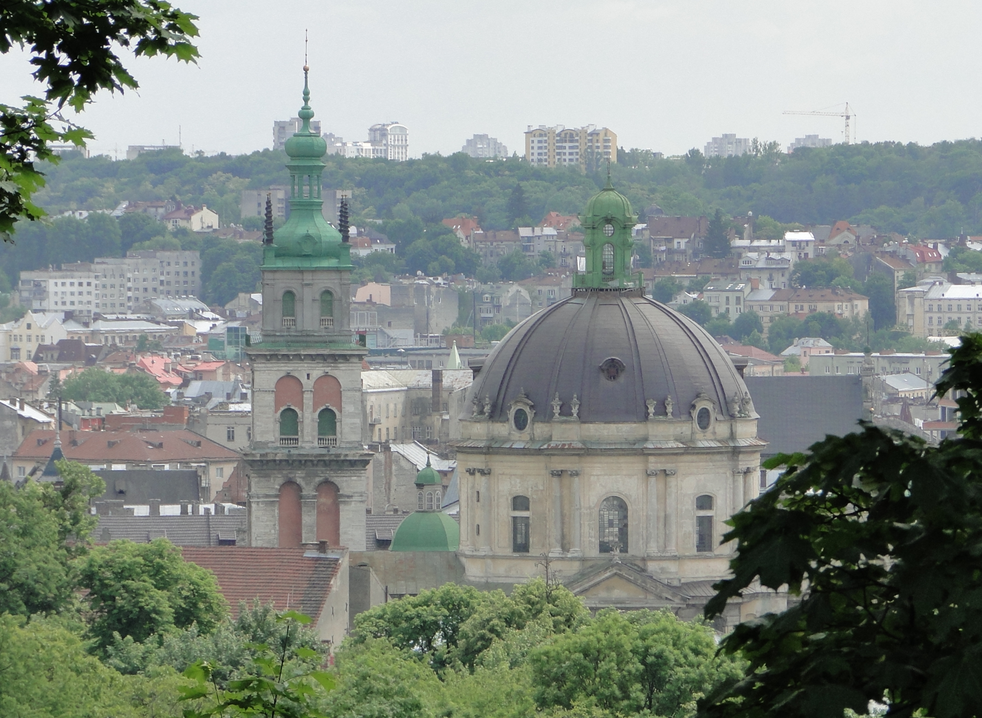
%> input picture hazy images/lviv_input.png, 982 x 718 px, shrunk from 1428 x 1044 before the run
$ octave demo.m   (GNU Octave 9; MATLAB toolbox functions it lacks are replaced by stand-ins)
%> lines starting %> are read from the running program, lines starting %| are printed output that depends on the picture
### get_atmospheric_light.m
function [A] = get_atmospheric_light(image,patch_size)
if ~exist('patch_size', 'var')
    patch_size= 55; % larger patch size to filter out the local white regions
end
dark_channel=minfilt2(min(image,[],3),patch_size);
R = image(:,:,1);
G = image(:,:,2);
B = image(:,:,3);
% dark_channel=minfilt2(B./(R+0.01),patch_size);
[m,n]=size(dark_channel);
number = m * n;
dark_channel_sort=sort(reshape(dark_channel,1,[]),'descend');
threshold=dark_channel_sort(floor(number*0.001));
index=dark_channel>=threshold;
A=ones(1,3);
A(1) = median(R(index));
A(2) = median(G(index));
A(3) = median(B(index));
end

### demo.m
clear
I = imread('./hazy images/lviv_input.png');
%> I is the input picture: size 718x982x3 uint8; mean R, G, B 131.9, 139.8, 133.4
I1=im2double(I);
II = I1;
[m,n,~] = size(II);tic
%> after `[m,n,~] = size(II)`: m = 718; n = 982
[FX,FY] =gradient(I1);
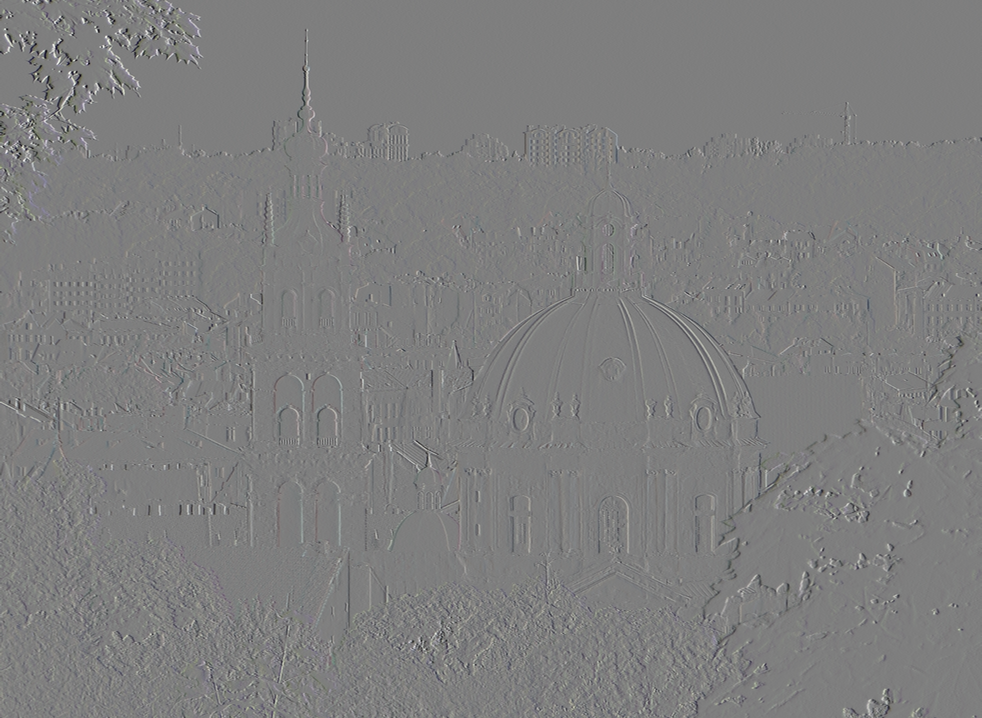
%> FX: size 718x982x3 double; mean R, G, B -5.88e-05, -7.51e-05, -3.49e-05; drawn with min black and max white
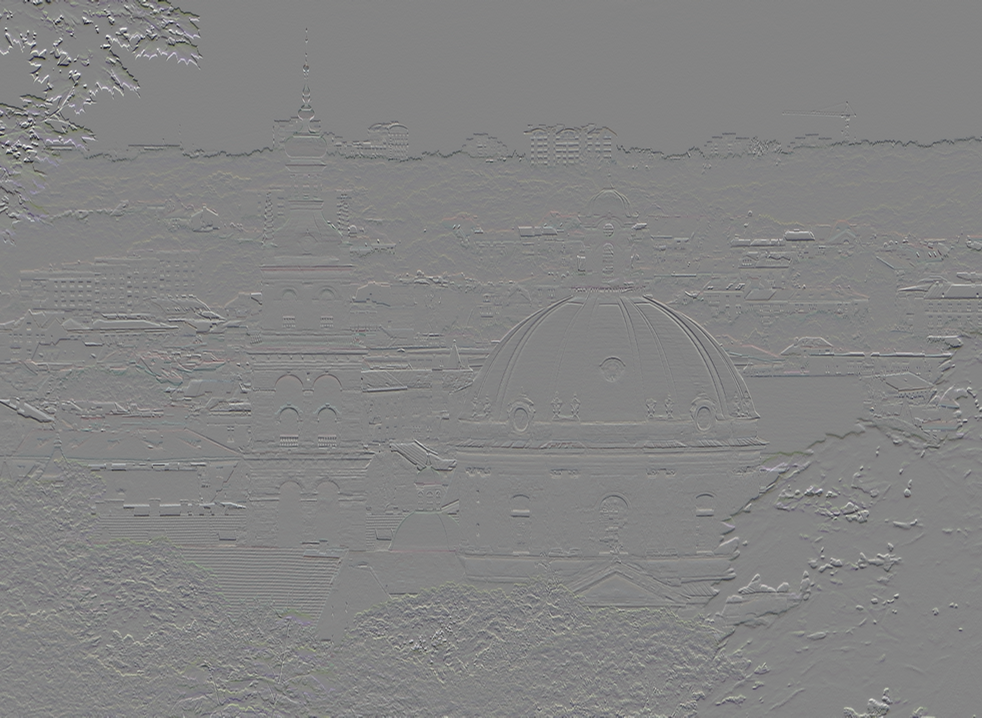
%> FY: size 718x982x3 double; mean R, G, B -0.00067, -0.000607, -0.000802; drawn with min black and max white
FXY=sqrt(FX.^2+FY.^2)*1+0.01/255;
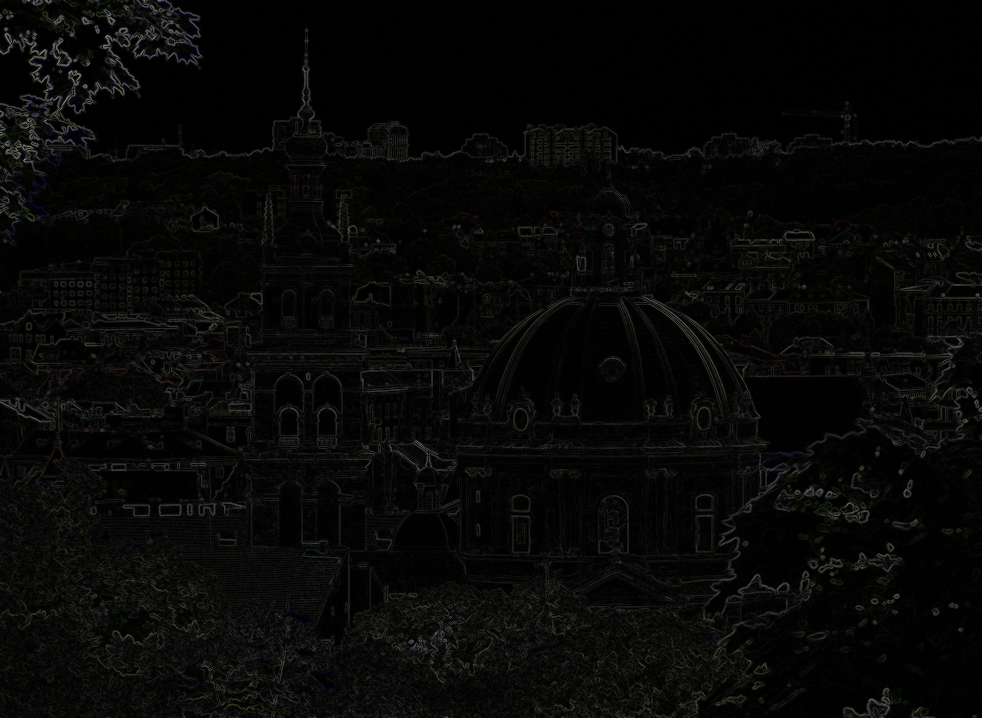
%> FXY: size 718x982x3 double; mean R, G, B 0.0311, 0.0318, 0.0279

patch_size =round(0.01*sqrt(m*n));
%> patch_size = 8
H=fspecial('gaussian', patch_size,patch_size);%fspecial('gaussian', hsize, sigma)产生滤波模板
FXY=imfilter(FXY,H,'replicate');
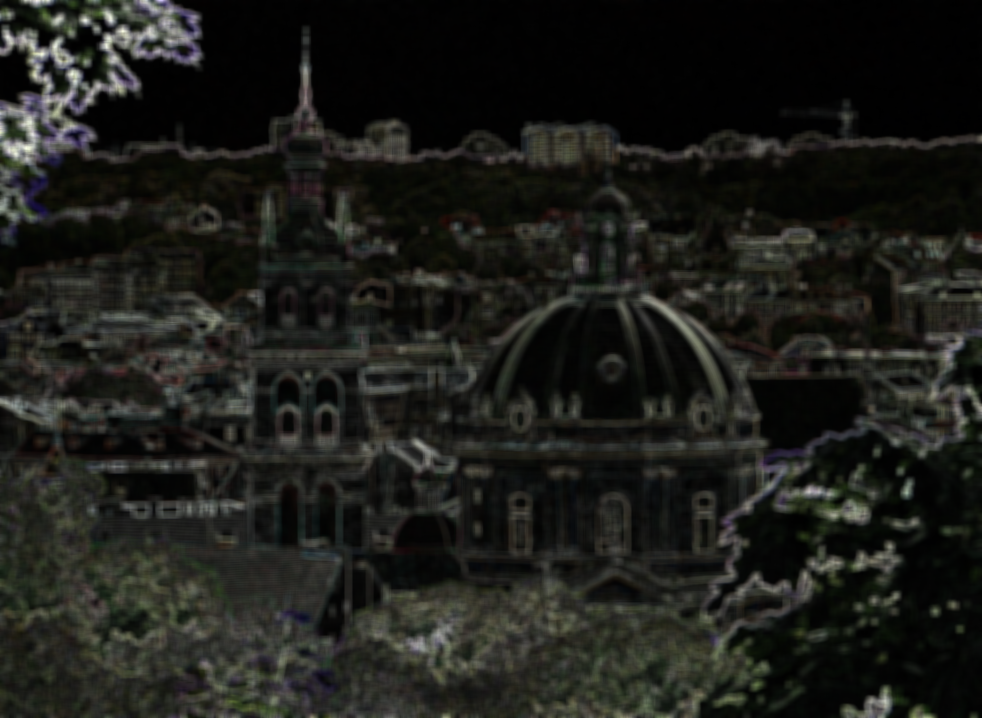
%> FXY: size 718x982x3 double; mean R, G, B 0.0311, 0.0318, 0.0279; mean of the top-left, top-right, bottom-left and bottom-right quarters 0.0298, 0.019, 0.0413, 0.031; drawn with min black and max white
%> the run ends on the next line

% pre-defined hyper-parameters
threshold = 0.07;


% calculate the atmospheric light
A = get_atmospheric_light(I1);

$ run again, with hazy images/cabin-fog.png copied over hazy images/lviv_input.png
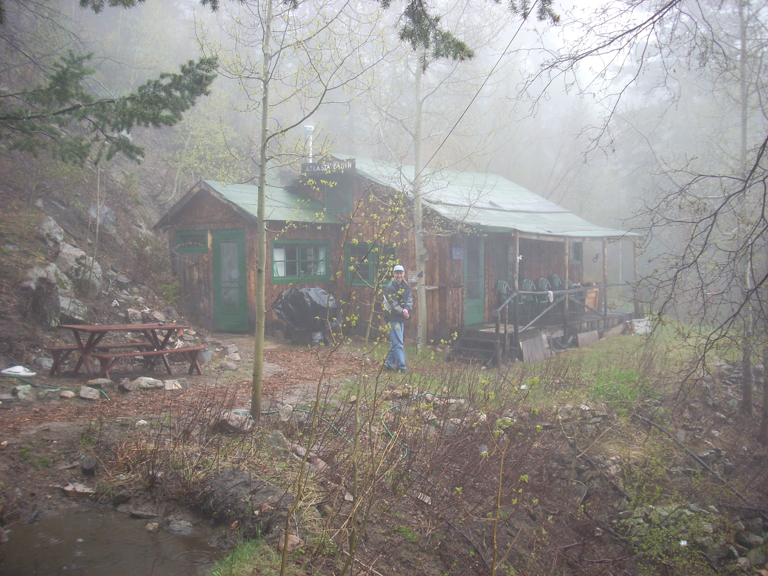
%> input picture hazy images/cabin-fog.png, 768 x 576 px
%> I is the input picture: size 576x768x3 uint8; mean R, G, B 143.6, 140, 136.6
%> `[FX,FY] =gradient(I1);`:
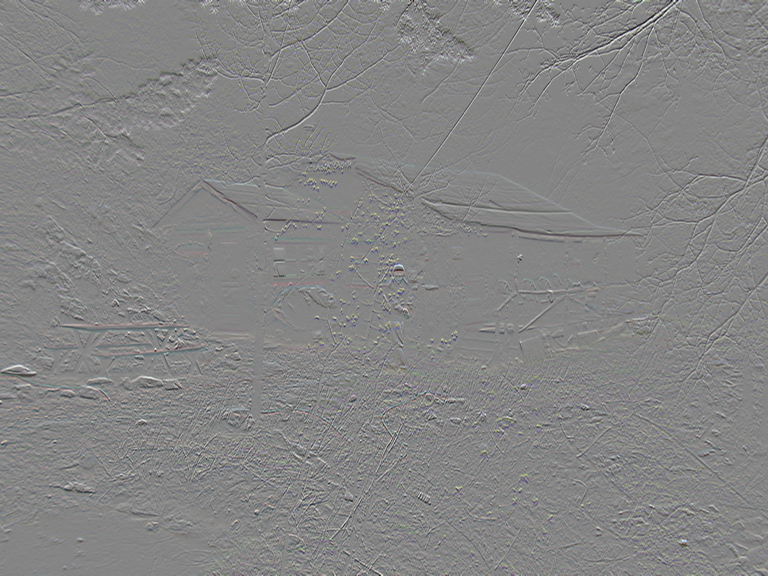
%> FY: size 576x768x3 double; mean R, G, B -0.000613, -0.000679, -0.000799; drawn with min black and max white
%> `FXY=imfilter(FXY,H,'replicate');`:
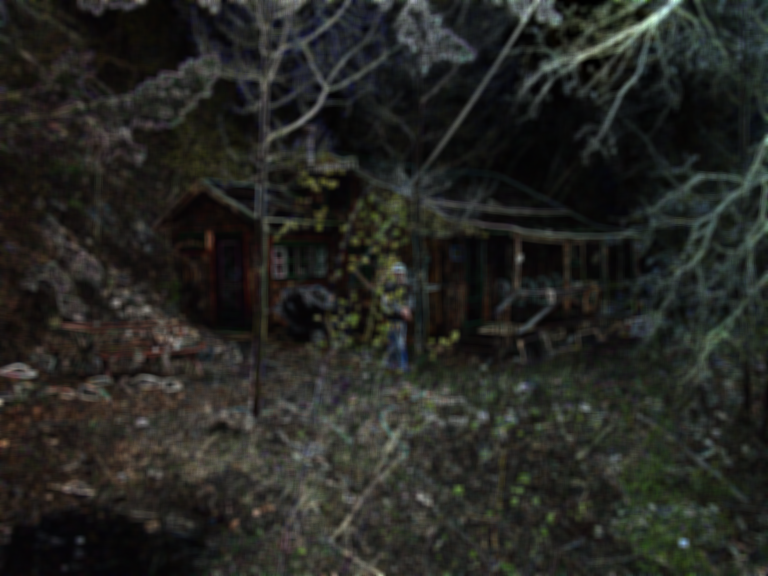
%> FXY: size 576x768x3 double; mean R, G, B 0.0337, 0.0342, 0.0307; mean of the top-left, top-right, bottom-left and bottom-right quarters 0.0278, 0.0295, 0.0382, 0.0359; drawn with min black and max white

$ run again, with hazy images/colorful-mountain.png copied over hazy images/lviv_input.png
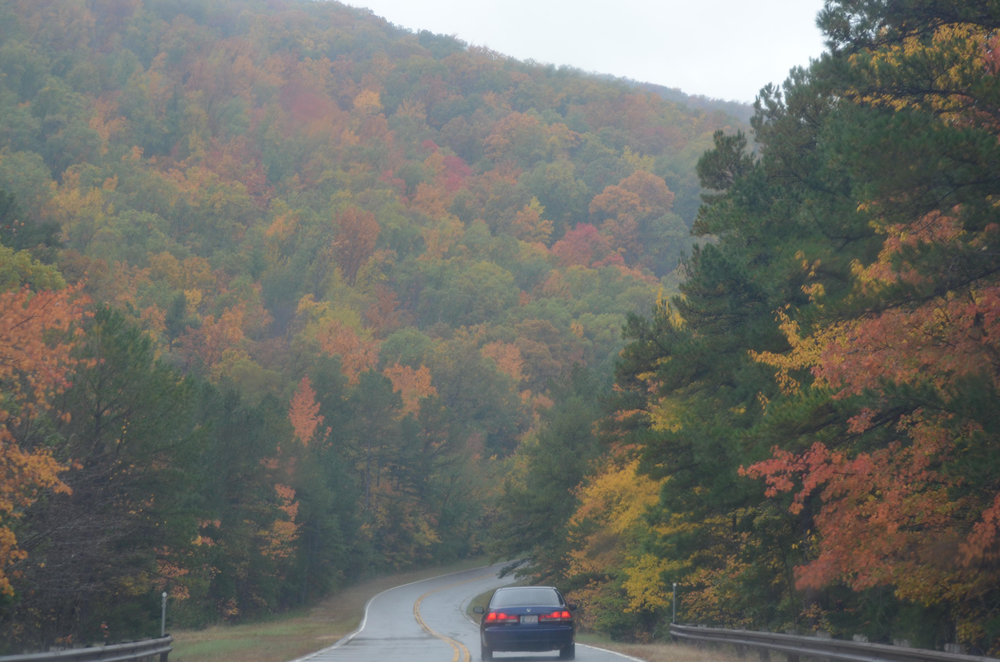
%> input picture hazy images/colorful-mountain.png, 1000 x 662 px, shrunk from 1972 x 1306 before the run
%> I is the input picture: size 662x1000x3 uint8; mean R, G, B 108.1, 108.8, 103
%> `[FX,FY] =gradient(I1);`:
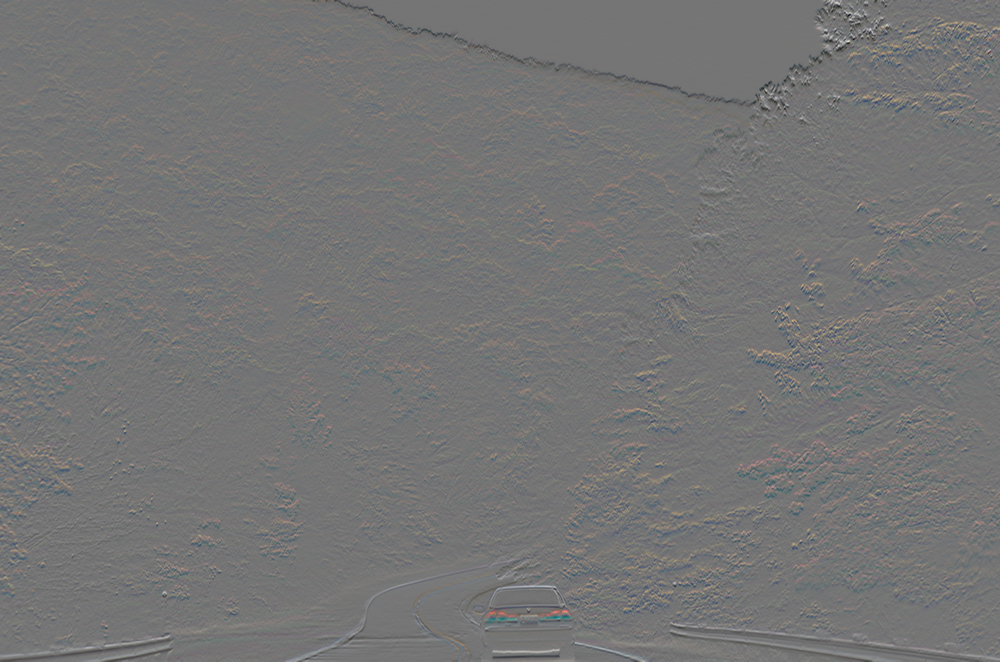
%> FY: size 662x1000x3 double; mean R, G, B -0.000409, -0.000439, -0.000452; drawn with min black and max white
%> `FXY=imfilter(FXY,H,'replicate');`:
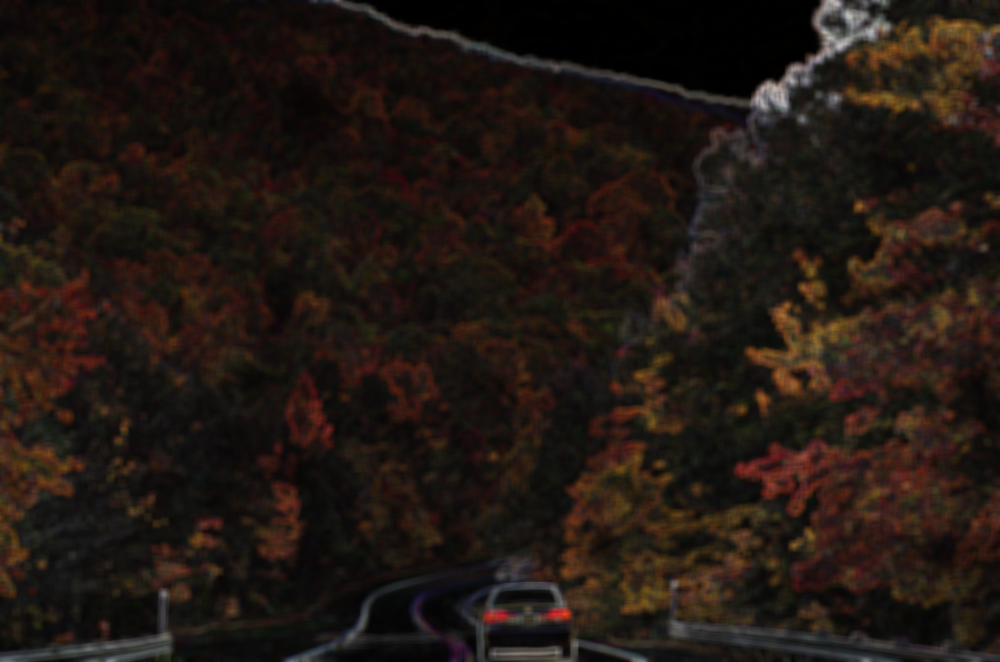
%> FXY: size 662x1000x3 double; mean R, G, B 0.0228, 0.0165, 0.0129; mean of the top-left, top-right, bottom-left and bottom-right quarters 0.0132, 0.0183, 0.0162, 0.0219; drawn with min black and max white
